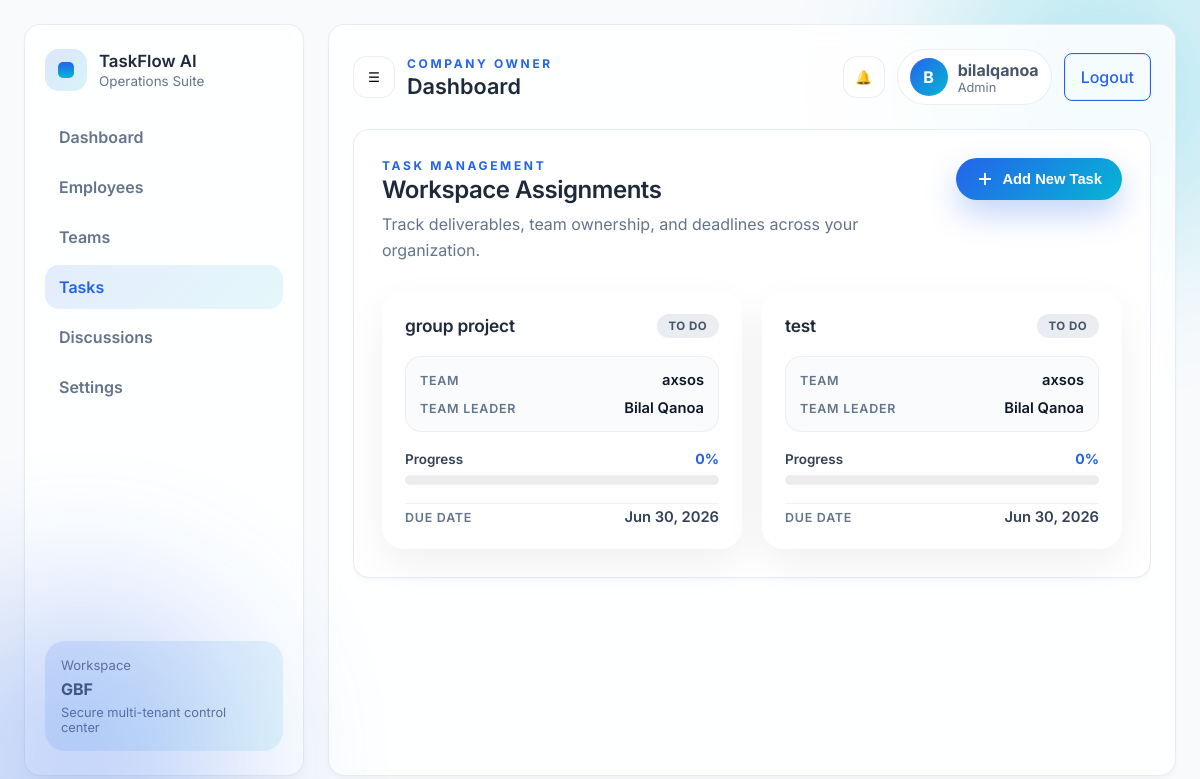
The app's page /dashboard/tasks/ (signed in) with its own data.
### companies/models.py (models this page shows, shortened)
class Company(models.Model):
    owner = models.OneToOneField(
        'accounts.User',
        on_delete=models.CASCADE,
        related_name='owned_company'
    )
    name = models.CharField(max_length=255)
    description = models.TextField(blank=True)
    logo = models.ImageField(upload_to='company_logos/', null=True, blank=True)
    website = models.URLField(blank=True)
    phone = models.CharField(max_length=30, blank=True)
    address = models.CharField(max_length=255, blank=True)
    created_at = models.DateTimeField(auto_now_add=True)
    class Meta:
        ordering = ['-created_at']

class Task(models.Model):
    STATUS_CHOICES = [
        ('todo', 'To Do'),
        ('in_progress', 'In Progress'),
        ('under_review', 'Under Review'),
        ('done', 'Done'),
    ]
    PRIORITY_CHOICES = [
        ('low', 'Low'),
        ('medium', 'Medium'),
        ('high', 'High'),
    ]
    company = models.ForeignKey(Company, on_delete=models.CASCADE, related_name='tasks')
    team = models.ForeignKey(
        Team,
        on_delete=models.SET_NULL,
        null=True,
        blank=True,
        related_name='tasks',
    )
    parent_task = models.ForeignKey(
        'self',
        on_delete=models.CASCADE,
        null=True,
        blank=True,
        related_name='subtasks',
    )
    assigned_to = models.ForeignKey(
        User,
        on_delete=models.SET_NULL,
        null=True,
        blank=True,
        related_name='assigned_tasks',
    )
    title = models.CharField(max_length=255)
    description = models.TextField(blank=True)
    status = models.CharField(max_length=20, choices=STATUS_CHOICES, default='todo')
    progress_percentage = models.PositiveSmallIntegerField(default=0)
    priority = models.CharField(max_length=20, choices=PRIORITY_CHOICES, default='medium')
    due_date = models.DateField(null=True, blank=True)
    review_notice = models.TextField(blank=True, default='')
    created_at = models.DateTimeField(auto_now_add=True)
    updated_at = models.DateTimeField(auto_now=True)
    class Meta:
        ordering = ['due_date', 'created_at']
    @property
    def is_main_task(self):
        return self.parent_task_id is None
    @property
    def calculated_progress(self):
        if not self.is_main_task:
            return 100 if self.status == 'done' else 0
        subtasks = self.subtasks.all()
        if not subtasks.exists():
            return self.progress_percentage
        done_count = subtasks.filter(status='done').count()
        return int((done_count / subtasks.count()) * 100)
    def get_overall_team_progress(self):
        if self.parent_task_id:
            return 0
        if not self.team_id:
            return 0
        member_ids = list(self.team.member_user_ids())
        if not member_ids:
            return 0
        progress_sum = 0
        for member_id in member_ids:
            member_cards = self.kanban_cards.filter(assigned_to_id=member_id)
            if not member_cards.exists():
                continue
            card_total = sum(card.get_member_progress() for card in member_cards)
            progress_sum += card_total / member_cards.count()
        return int(progress_sum / len(member_ids))

class Team(models.Model):
    name = models.CharField(max_length=255)
    company = models.ForeignKey(
        Company,
        on_delete=models.CASCADE,
        related_name='teams',
    )
    team_leader = models.ForeignKey(
        User,
        on_delete=models.SET_NULL,
        null=True,
        blank=True,
        related_name='led_teams',
    )
    members = models.ManyToManyField(
        User,
        through='TeamMembership',
        related_name='teams',
        blank=True,
    )
    created_at = models.DateTimeField(auto_now_add=True)
    class Meta:
        ordering = ['-created_at']
    def member_user_ids(self):
        member_ids = set(self.memberships.values_list('user_id', flat=True))
        if self.team_leader_id:
            member_ids.add(self.team_leader_id)
        return member_ids

### accounts/models.py (models this page shows, shortened)
class User(AbstractUser):
    ROLE_CHOICES = [
        ('company', 'Company Owner'),
        ('team_leader', 'Team Leader'),
        ('member', 'Member'),
    ]
    INVITATION_STATUS_CHOICES = [
        ('pending', 'Pending'),
        ('active', 'Active'),
    ]
    role = models.CharField(max_length=20, choices=ROLE_CHOICES)
    job_title = models.CharField(max_length=120, blank=True, default='')
    invitation_status = models.CharField(
        max_length=20,
        choices=INVITATION_STATUS_CHOICES,
        default='active',
    )
    company = models.ForeignKey(
        'companies.Company',
        on_delete=models.SET_NULL,
        null=True,
        blank=True,
        related_name='users'
    )

### dashboard/views.py (the view, shortened to what this page needs)
# urls.py: path('tasks/', views.tasks_view, name='tasks'),
@login_required(login_url='accounts:login')
@transaction.atomic
def tasks_view(request):
    team_leader_redirect = _redirect_team_leader(request, 'tasks')
    if team_leader_redirect:
        return team_leader_redirect
    company = getattr(request.user, 'owned_company', None) or getattr(request.user, 'company', None)
    if not company:
        return redirect('accounts:profile')
    form_data = {
        'title': '',
        'team_id': '',
        'due_date': '',
    }
    show_add_modal = False
    tasks = list(
        _owner_main_tasks_queryset(company)
        .select_related('team', 'team__team_leader')
        .prefetch_related('subtasks', 'kanban_cards')
        .order_by('due_date')
    )
    for task in tasks:
        task.display_progress = _owner_main_task_progress(task)
    teams = Team.objects.filter(company=company).select_related('team_leader').order_by('name')
    return render(request, 'dashboard/tasks.html', {
        'company': company,
        'user': request.user,
        'tasks': tasks,
        'teams': teams,
        'form_data': form_data,
        'today': date.today(),
        'show_add_modal': show_add_modal,
    })

### companies/models.py (called while the page is built)
    def get_member_progress(self):
        if self.status == 'done':
            return 100
        return 0

### dashboard/views.py (called while the page is built, shortened)
def _redirect_team_leader(request, section='dashboard'):
    if getattr(request.user, 'role', None) != 'team_leader':
        return None

def _owner_main_tasks_queryset(company):
    return Task.objects.filter(company=company, parent_task__isnull=True)

def _owner_main_task_progress(task):
    subtask_progress = task.calculated_progress
    kanban_progress = task.get_overall_team_progress()
    return max(subtask_progress, kanban_progress)

### templates/dashboard/tasks.html (shortened to what this page needs)
{% extends 'dashboard/base.html' %}
{% block content %}
<div class="tasks-container">
    <section class="tasks-shell glass-panel">
        <div class="tasks-header">
            <div>
                <p class="eyebrow">Task Management</p>
                <h2>Workspace Assignments</h2>
                <p class="tasks-subtitle">Track deliverables, team ownership, and deadlines across your organization.</p>
            </div>
            <button type="button" class="btn-add-task" id="openAddTaskModal">
                <svg width="18" height="18" viewBox="0 0 24 24" fill="none" stroke="currentColor" stroke-width="2.5"
                    stroke-linecap="round" stroke-linejoin="round" aria-hidden="true">
                    <line x1="12" y1="5" x2="12" y2="19"></line>
                    <line x1="5" y1="12" x2="19" y2="12"></line>
                </svg>
                Add New Task
            </button>
        </div>
        {% if tasks %}
        <div class="tasks-grid">
            {% for task in tasks %}
            <article class="task-card">
                <div class="task-card-header">
                    <h3 class="task-card-title">{{ task.title }}</h3>
                    {% if task.status == 'done' %}
                    <span class="task-status-badge task-status-badge--completed">Done</span>
                    {% elif task.status == 'under_review' %}
                    <span class="task-status-badge task-status-badge--review">Under Review</span>
                    {% elif task.status == 'todo' %}
                    <span class="task-status-badge task-status-badge--todo">To Do</span>
                    {% else %}
                    <span class="task-status-badge task-status-badge--progress">In Progress</span>
                    {% endif %}
                </div>
                <div class="task-team-meta">
                    <div class="task-meta-row">
                        <span class="task-meta-label">Team</span>
                        <span class="task-meta-value">{{ task.team.name|default:'Unassigned' }}</span>
                    </div>
                    <div class="task-meta-row">
                        <span class="task-meta-label">Team Leader</span>
                        <span class="task-meta-value">
                            {% if task.team and task.team.team_leader %}
                            {{ task.team.team_leader.get_full_name|default:task.team.team_leader.username }}
                            {% else %}
                            Unassigned
                            {% endif %}
                        </span>
                    </div>
                </div>
                <div class="task-progress-block">
                    <div class="task-progress-label">
                        <span>Progress</span>
                        <span class="task-progress-value">{{ task.display_progress }}%</span>
                    </div>
                    <div class="task-progress-track" role="progressbar"
                        aria-valuenow="{{ task.display_progress }}" aria-valuemin="0" aria-valuemax="100"
                        aria-label="Task progress">
                    </div>
                </div>
                <div class="task-timeline">
                    <span class="task-meta-label">Due Date</span>
                    {% if task.due_date %}
                    <time class="task-due-date{% if task.status != 'done' and task.due_date < today %} task-due-date--overdue{% endif %}"
                        datetime="{{ task.due_date|date:'Y-m-d' }}">
                        {{ task.due_date|date:"M d, Y" }}
                    </time>
                    {% else %}
                    <span class="task-due-date">No deadline set</span>
                    {% endif %}
                </div>
            </article>
            {% endfor %}
        </div>
        {% endif %}
    </section>
</div>
{% endblock content %}

### templates/dashboard/base.html (shortened to what this page needs)
{% load static %}
<!DOCTYPE html>
<html lang="en">
<head>
    <link rel="stylesheet" href="{% static 'css/global_theme.css' %}">
    <link rel="stylesheet" href="{% static 'css/dashboard.css' %}">
    <link rel="stylesheet" href="{% static 'css/teams.css' %}">
</head>
<body>
    <div class="dashboard-shell">
        <aside class="sidebar">
            <div class="brand-block">
                <div class="brand-mark"><span></span></div>
                <div>
                    <h1>TaskFlow AI</h1>
                    <p>Operations Suite</p>
                </div>
            </div>
            <nav class="nav-links">
                <a class="{% if request.resolver_match.url_name == 'dashboard' %}active{% endif %}"
                    href="{% url 'dashboard:dashboard' %}">Dashboard</a>
                <a class="{% if request.resolver_match.url_name == 'employees' %}active{% endif %}"
                    href="{% url 'dashboard:employees' %}">Employees</a>
                    <a class="{% if request.resolver_match.url_name == 'teams' or request.resolver_match.url_name == 'team_detail' %}active{% endif %}"
                    href="{% url 'dashboard:teams' %}">Teams</a>
                <a class="{% if request.resolver_match.url_name == 'tasks' %}active{% endif %}"
                    href="{% url 'dashboard:tasks' %}">Tasks</a>
                <a class="{% if request.resolver_match.url_name == 'discussions' or request.resolver_match.url_name == 'discussions_team' %}active{% endif %}"
                    href="{% url 'dashboard:discussions' %}">Discussions</a>
                <a class="{% if request.resolver_match.url_name == 'settings' %}active{% endif %}"
                    href="{% url 'dashboard:settings' %}">Settings</a>
            </nav>
            <div class="sidebar-card">
                <p>Workspace</p>
                <strong>{{ company.name }}</strong>
                <span>Secure multi-tenant control center</span>
            </div>
        </aside>
        <main class="main-panel">
            <header class="topbar">
                <div class="topbar-left">
                    <button class="icon-button" aria-label="Open menu">☰</button>
                    <div>
                        <p class="eyebrow">Company Owner</p>
                        <h2>Dashboard</h2>
                    </div>
                </div>
                <div class="topbar-right">
                    <button class="icon-button" aria-label="Notifications">🔔</button>
                    <div class="profile-pill">
                        <div class="avatar">{{ user.get_full_name|default:user.username|first|upper }}</div>
                        <div>
                            <strong>{{ user.get_full_name|default:user.username }}</strong>
                            <span>Admin</span>
                        </div>
                    </div>
                    <div class="nav-actions">
                        <a href="{% url 'accounts:logout' %}" class="button-secondary logout-link">Logout</a>
                    </div>
                </div>
            </header>
            {% block content %}{% endblock content %}
        </main>
    </div>
</body>
</html>

### static/css/global_theme.css (style rules this page uses)
:root { --primary-color: #2563EB; --primary-hover: #1D4ED8; --bg-light: #F8FAFC; --bg-dark: #0F172A; --text-heading: #1E293B; --text-body: #475569; --border-color: rgba(226, 232, 240, 0.8); --font-family-base: 'Inter', sans-serif; --glass-bg: rgba(255, 255, 255, 0.85); --glass-blur: blur(12px); --glass-border: 1px solid var(--border-color); --glass-radius: 1rem; --glass-shadow: 0 4px 6px -1px rgb(0 0 0 / 0.03); --input-radius: 0.5rem; --input-padding: 0.75rem 1rem; --input-bg: #F8FAFC; --focus-ring: 0 0 0 2px rgba(37, 99, 235, 0.2); --transition-fast: all 0.3s ease; }
body { font-family: var(--font-family-base) !important; background: var(--bg-light) !important; color: var(--text-body) !important; margin: 0; -webkit-font-smoothing: antialiased; }
h1, h2, h3, h4, h5, h6 { color: var(--text-heading); font-weight: 600; }
.card, .glass-panel, .dashboard-card, .sidebar, .team-leader-sidebar, .member-sidebar, .main-panel, .team-leader-panel, .member-main, .feature-card, .trust-card, .workflow-step, .board-column, .settings-panel, .profile-card { background: var(--glass-bg) !important; backdrop-filter: var(--glass-blur) !important; -webkit-backdrop-filter: var(--glass-blur) !important; border: var(--glass-border) !important; border-radius: var(--glass-radius) !important; box-shadow: var(--glass-shadow) !important; }
.button-secondary, .btn-secondary { background-color: transparent !important; color: var(--primary-color) !important; border: 1px solid var(--primary-color) !important; border-radius: var(--input-radius) !important; padding: 0.5rem 1rem !important; font-family: var(--font-family-base) !important; font-weight: 500 !important; transition: var(--transition-fast) !important; cursor: pointer !important; display: inline-flex !important; align-items: center !important; justify-content: center !important; text-decoration: none !important; }
a { color: var(--primary-color); text-decoration: none; transition: color var(--transition-fast); }
.nav-links a { color: var(--text-body); }
.nav-links a:hover, .nav-links a.active { color: var(--primary-color); }

### static/css/teams.css (style rules this page uses)
.button-secondary { border: 1px solid rgba(148, 163, 184, 0.32); background: rgba(255, 255, 255, 0.82); color: #475569; padding: 0 20px; min-height: 48px; border-radius: 16px; cursor: pointer; transition: transform .2s ease, background .2s ease; }

### records on screen
Company: name "GBF"
User: get_full_name|first "B", get_full_name "bilalqanoa"
Task: title "group project", status "TO DO", team.name "axsos", team.team_leader.get_full_name "Bilal Qanoa", display_progress "0", due_date "Jun 30, 2026"
Task: title "test", status "TO DO", team.name "axsos", team.team_leader.get_full_name "Bilal Qanoa", display_progress "0", due_date "Jun 30, 2026"
